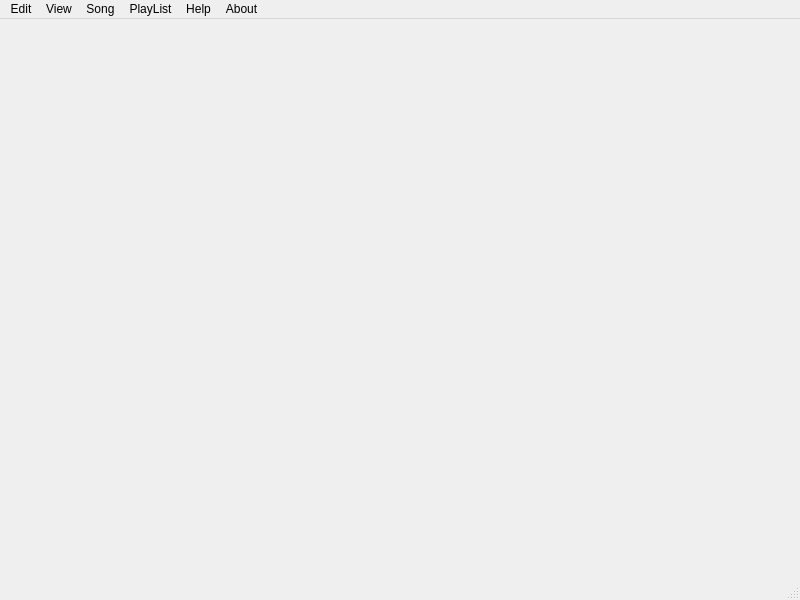
<?xml version="1.0" encoding="UTF-8"?>
<ui version="4.0">
 <class>MainWindow</class>
 <widget class="QMainWindow" name="MainWindow">
  <property name="geometry">
   <rect>
    <x>0</x>
    <y>0</y>
    <width>800</width>
    <height>600</height>
   </rect>
  </property>
  <property name="windowTitle">
   <string>MainWindow</string>
  </property>
  <property name="windowIcon">
   <iconset>
    <normaloff>icon.svg</normaloff>icon.svg</iconset>
  </property>
  <property name="iconSize">
   <size>
    <width>256</width>
    <height>256</height>
   </size>
  </property>
  <widget class="QWidget" name="centralwidget"/>
  <widget class="QMenuBar" name="menubar">
   <property name="geometry">
    <rect>
     <x>0</x>
     <y>0</y>
     <width>800</width>
     <height>26</height>
    </rect>
   </property>
   <widget class="QMenu" name="menuSong">
    <property name="title">
     <string>Song</string>
    </property>
    <addaction name="actionNext_2"/>
    <addaction name="actionPause_Play"/>
    <addaction name="action_3"/>
    <addaction name="actionDownload"/>
    <addaction name="separator"/>
   </widget>
   <widget class="QMenu" name="menuEdit">
    <property name="title">
     <string>Edit</string>
    </property>
    <widget class="QMenu" name="menuSettings">
     <property name="title">
      <string>Settings</string>
     </property>
     <addaction name="actionAppearance"/>
    </widget>
    <addaction name="menuSettings"/>
   </widget>
   <widget class="QMenu" name="menuPlayList">
    <property name="title">
     <string>PlayList</string>
    </property>
    <widget class="QMenu" name="menuExport">
     <property name="title">
      <string>Export</string>
     </property>
     <addaction name="actionExport_Details"/>
     <addaction name="actionExport_to_zip"/>
     <addaction name="actionExport_to_folder"/>
    </widget>
    <addaction name="actionDownload_for_offline_access"/>
    <addaction name="menuExport"/>
   </widget>
   <widget class="QMenu" name="menuHelp">
    <property name="title">
     <string>Help</string>
    </property>
    <widget class="QMenu" name="menuAsk_a_question">
     <property name="title">
      <string>Ask a question</string>
     </property>
     <addaction name="actionIn_github_issues"/>
     <addaction name="actionForms_2"/>
    </widget>
    <addaction name="actionSubmit_a_bug"/>
    <addaction name="actionSubmit_a_feature_request"/>
    <addaction name="menuAsk_a_question"/>
   </widget>
   <widget class="QMenu" name="menuView">
    <property name="title">
     <string>View</string>
    </property>
    <addaction name="actionShow_explicit_songs"/>
   </widget>
   <widget class="QMenu" name="menuAbout">
    <property name="title">
     <string>About</string>
    </property>
    <addaction name="actionAbout_PulsePlayer"/>
    <addaction name="actionGitHub"/>
    <addaction name="actionLicense"/>
    <addaction name="actionCheck_for_updates"/>
   </widget>
   <addaction name="menuEdit"/>
   <addaction name="menuView"/>
   <addaction name="menuSong"/>
   <addaction name="menuPlayList"/>
   <addaction name="menuHelp"/>
   <addaction name="menuAbout"/>
  </widget>
  <widget class="QStatusBar" name="statusbar"/>
  <action name="actionNext">
   <property name="text">
    <string>Next</string>
   </property>
  </action>
  <action name="actionLoop">
   <property name="text">
    <string>Loop</string>
   </property>
  </action>
  <action name="actionNext_2">
   <property name="text">
    <string>Next</string>
   </property>
  </action>
  <action name="actionPause_Play">
   <property name="text">
    <string>Pause/Play</string>
   </property>
  </action>
  <action name="action_3">
   <property name="text">
    <string>Previous</string>
   </property>
  </action>
  <action name="actionDownload">
   <property name="text">
    <string>Download</string>
   </property>
  </action>
  <action name="actionDownload_for_offline_access">
   <property name="text">
    <string>Download</string>
   </property>
  </action>
  <action name="actionDownload_and_export_audio">
   <property name="text">
    <string>Download and export audio</string>
   </property>
  </action>
  <action name="actionSubmit_a_bug">
   <property name="text">
    <string>Submit a bug</string>
   </property>
  </action>
  <action name="actionSubmit_a_feature_request">
   <property name="text">
    <string>Submit a feature request</string>
   </property>
  </action>
  <action name="actionForms">
   <property name="text">
    <string>Forms</string>
   </property>
  </action>
  <action name="actionShow_explicit_songs">
   <property name="checkable">
    <bool>true</bool>
   </property>
   <property name="checked">
    <bool>true</bool>
   </property>
   <property name="text">
    <string>Show explicit songs</string>
   </property>
  </action>
  <action name="actionAbout_PulsePlayer">
   <property name="text">
    <string>About PulsePlayer</string>
   </property>
  </action>
  <action name="actionGitHub">
   <property name="text">
    <string>GitHub</string>
   </property>
  </action>
  <action name="actionLicense">
   <property name="text">
    <string>License</string>
   </property>
  </action>
  <action name="actionIn_github_issues">
   <property name="text">
    <string>GitHub Issues</string>
   </property>
  </action>
  <action name="actionForms_2">
   <property name="text">
    <string>GitHub Discussions</string>
   </property>
  </action>
  <action name="actionExport_Details">
   <property name="text">
    <string>Export Details</string>
   </property>
  </action>
  <action name="actionExport_to_zip">
   <property name="text">
    <string>Export to zip</string>
   </property>
  </action>
  <action name="actionExport_to_folder">
   <property name="text">
    <string>Export to folder</string>
   </property>
  </action>
  <action name="actionTheme_2">
   <property name="text">
    <string>Theme</string>
   </property>
  </action>
  <action name="actionScale">
   <property name="checkable">
    <bool>false</bool>
   </property>
   <property name="enabled">
    <bool>true</bool>
   </property>
   <property name="text">
    <string>Scale</string>
   </property>
  </action>
  <action name="actionAppearance">
   <property name="text">
    <string>Appearance</string>
   </property>
  </action>
  <action name="actionCheck_for_updates">
   <property name="text">
    <string>Check for updates</string>
   </property>
  </action>
 </widget>
 <resources/>
 <connections/>
</ui>
